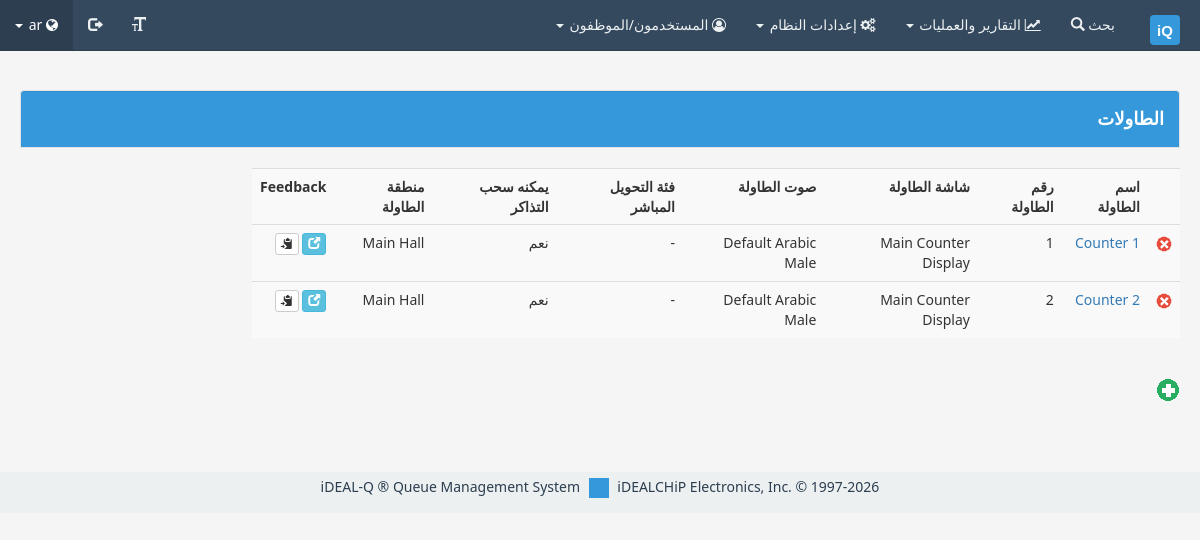
Page /beaa/admin/counters.php (signed in) on the earlier database version.
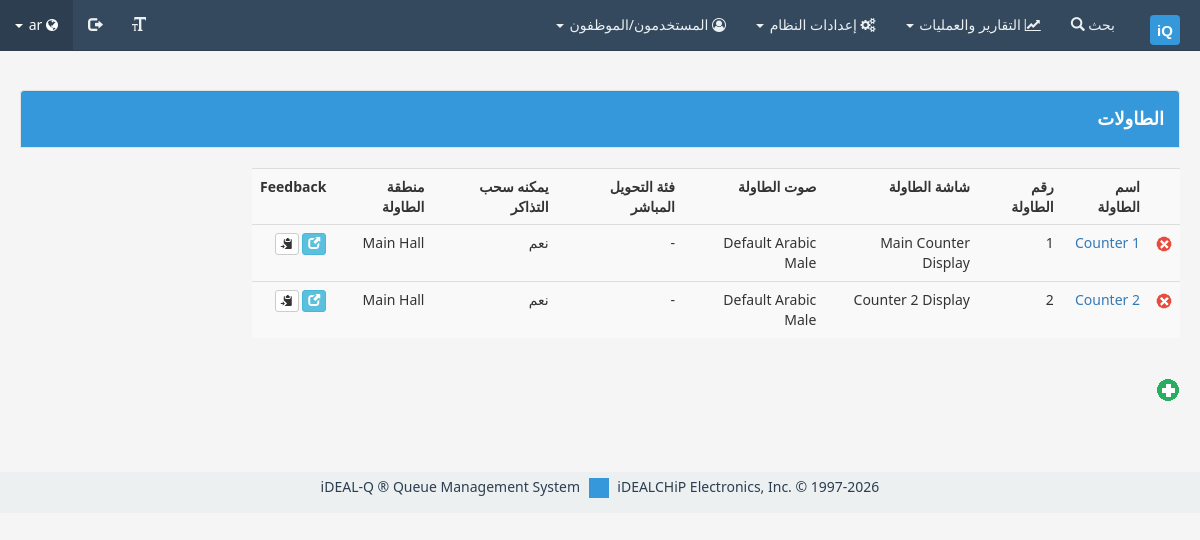
Same page on the later database version.
### tables this page shows
CREATE TABLE IF NOT EXISTS counters (
  counter_id INT AUTO_INCREMENT PRIMARY KEY,
  counter_name VARCHAR(80) NOT NULL UNIQUE,
  counter_no INT NOT NULL UNIQUE,
  counter_display INT NOT NULL,
  counter_audio INT NOT NULL,
  counter_zone INT NOT NULL,
  counter_active TINYINT NOT NULL DEFAULT 0,
  current_clerk INT NOT NULL DEFAULT 0,
  direct_transfer_category INT NOT NULL DEFAULT 0,
  can_pick_tickets TINYINT NOT NULL DEFAULT 1,
  ip_address VARCHAR(45) DEFAULT '',
  last_seen DATETIME DEFAULT NULL,
  KEY idx_counter_zone (counter_zone),
  KEY idx_counter_display (counter_display),
  KEY idx_counter_audio (counter_audio),
  CONSTRAINT fk_counters_zone FOREIGN KEY (counter_zone) REFERENCES zones(zone_id),
  CONSTRAINT fk_counters_display FOREIGN KEY (counter_display) REFERENCES displays(display_id),
  CONSTRAINT fk_counters_audio FOREIGN KEY (counter_audio) REFERENCES audios(audio_id)
);

CREATE TABLE IF NOT EXISTS displays (
  display_id INT AUTO_INCREMENT PRIMARY KEY,
  display_name VARCHAR(80) NOT NULL UNIQUE,
  display_zone INT NOT NULL,
  display_updated TINYINT NOT NULL DEFAULT 0,
  KEY idx_display_zone (display_zone),
  CONSTRAINT fk_displays_zone FOREIGN KEY (display_zone) REFERENCES zones(zone_id)
);

CREATE TABLE IF NOT EXISTS audios (
  audio_id INT AUTO_INCREMENT PRIMARY KEY,
  audio_name VARCHAR(80) NOT NULL,
  audio_path VARCHAR(255) NOT NULL,
  audio_language VARCHAR(10) DEFAULT 'ar',
  audio_gender TINYINT NOT NULL DEFAULT 2
);

CREATE TABLE IF NOT EXISTS zones (
  zone_id INT AUTO_INCREMENT PRIMARY KEY,
  zone_name VARCHAR(80) NOT NULL UNIQUE,
  zone_desc VARCHAR(255) DEFAULT ''
);

### beaa/api/db.php (called while the page is built, shortened)
<?php
$dbhost = DB_SERVER;
$dbusername = DB_USERNAME;
$dbpassword = DB_PASSWORD;
$dbname = DB_NAME;
function getValue($query) {
    global $dbhost, $dbusername, $dbpassword, $dbname, $lastSQLError;
    $conn = new mysqli($dbhost, $dbusername, $dbpassword, $dbname, DB_PORT);
    if (!$conn->errno) {
        $conn->set_charset("utf8");
        if ($qr = $conn->query($query)) {
            $row = $qr->fetch_array(MYSQLI_NUM);
            $result = $row ? $row[0] : null;
        } else {
            $result = null;
            $lastSQLError = $conn->error;
        }
    }
    return $result;
}
function getArray($query) {
    global $dbhost, $dbusername, $dbpassword, $dbname, $lastID, $lastSQLError;
    $conn = new mysqli($dbhost, $dbusername, $dbpassword, $dbname, DB_PORT);
    $resultArray = array();
    if (!$conn->errno) {
        $conn->set_charset("utf8");
        $result = mysqli_query($conn, $query);
        while ($row = mysqli_fetch_array($result)) {
            array_push($resultArray, $row);
        }
    } else {
        $lastSQLError = $conn->error;
    }
    return $resultArray;
}
?>

### beaa/admin/views/counters/list.php (the view, shortened to what this page needs)
<div class="well well-header"><?php echo getTextValue("counters", $lang) ?></div>
<table class="table table-striped s-80">
    <tr>
        <th ></th>
        <th ><?php echo getTextValue("counterName", $lang) ?></th>
        <th ><?php echo getTextValue("counterNo", $lang) ?></th>
        <th ><?php echo getTextValue("counterDisplay", $lang) ?></th>
        <th ><?php echo getTextValue("counterAudio", $lang) ?></th>
        <th ><?php echo getTextValue("directTransferCategory", $lang) ?></th>
        <th ><?php echo getTextValue("canPickTickets", $lang) ?></th>
        <th ><?php echo getTextValue("counterZone", $lang) ?></th>
        <th>Feedback</th>
    <tr>
        <?php
        $query = "SELECT * FROM counters,displays,zones,audios WHERE counter_zone=zone_id AND counter_audio=audio_id AND counter_display=display_id;";
        $counterInfo = getArray($query);
        foreach ($counterInfo AS $row) {
            $dirCatKey = getValue("SELECT category_key FROM categories WHERE category_id=" . $row['direct_transfer_category']);
            $dirCat = (is_null($dirCatKey) ? "-" : getTextValue($dirCatKey, $lang));
            $isPicker = ($row['can_pick_tickets'] == 1 ? getTextValue('yes', $lang) : getTextValue('no', $lang));
            $redBox = ($row['can_pick_tickets'] == 1 ? "red-box" : "");
            ?>
        <tr>
            <td >
                <img style='width:16px;height:16px;cursor:pointer'
                     src='<?php echo $filesPath . "/delete.png" ?>'
                     onclick='if (confirm("<?php echo getTextValue("deleteQuestion", $lang) . getTextValue("questionMark", $lang) ?>"))
                                                             location.replace("<?php echo "?mode=delete&id=" . $row['counter_id'] ?>")'>
            </td>
            <td >
                <a href='<?php echo "?mode=edit&id=" . $row['counter_id'] ?>'><?php echo $row['counter_name'] ?>  </a>
            </td>
            <td ><?php echo $row['counter_no'] ?>  </td>
            <td ><?php echo $row['display_name'] ?>  </td>
            <td ><?php echo $row['audio_name'] ?>  </td>
            <td ><?php echo $dirCat ?>  </td>
            <td class="<?php echo $redBox ?>"><?php echo $isPicker ?>  </td>
            <td ><?php echo $row['zone_name'] ?>  </td>
            <td class="single-line">
                <?php $fbUrl = BASE_URL . '/feedback/' . $row['counter_id'] . '/'; ?>
                <a href="<?php echo $fbUrl ?>" target="_blank" class="btn btn-xs btn-info" title="Open"><i class="glyphicon glyphicon-new-window"></i></a>
                <button type="button" class="btn btn-xs btn-default" onclick="copyFeedbackLink('<?php echo $fbUrl ?>', this)" title="Copy"><i class="glyphicon glyphicon-copy"></i></button>
            </td>
        <tr>
            <?php
        }
        ?>
</table>
<br>
<a href='?mode=add'>
    <img src='<?php echo $filesPath . "/add.png" ?>' title='<?php echo getTextValue("add", $lang) ?>'>
</a>

Differences in the rows shown:
changed counters "Counter 2": counter_display.display_name "Main Counter Display" → "Counter 2 Display"
